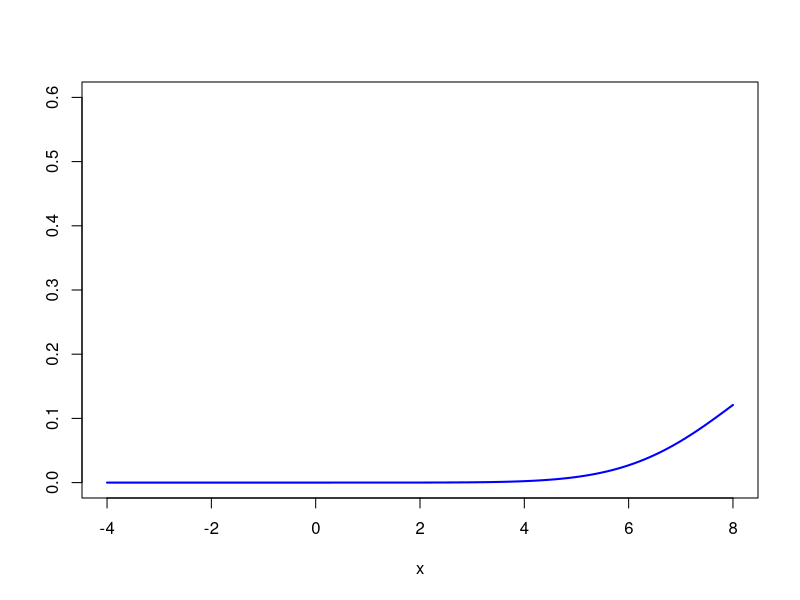
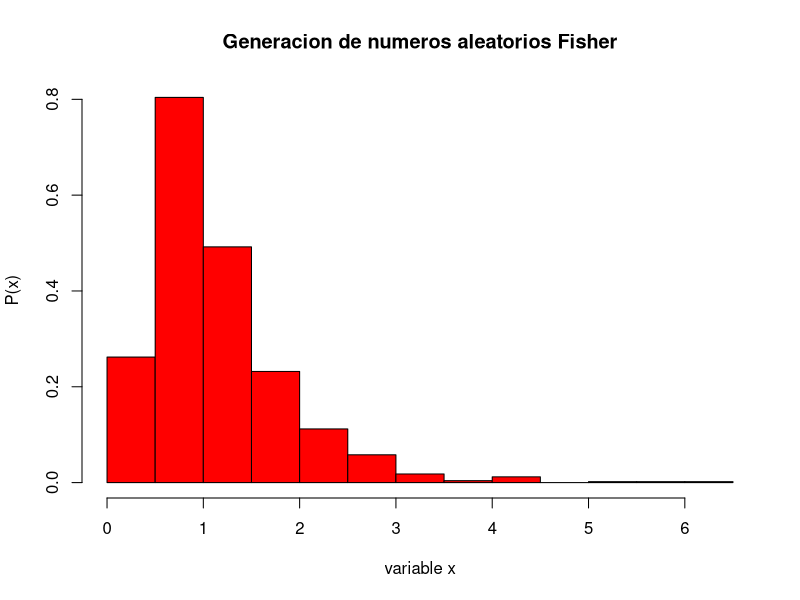
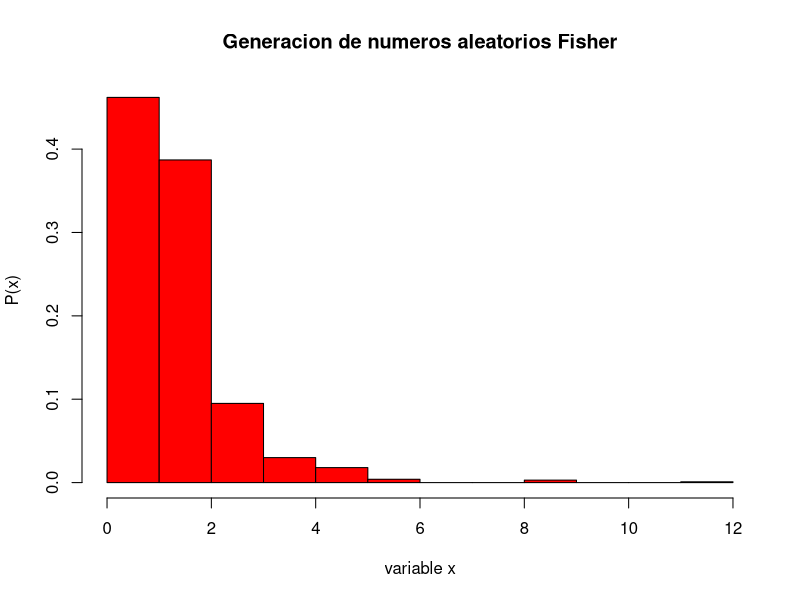
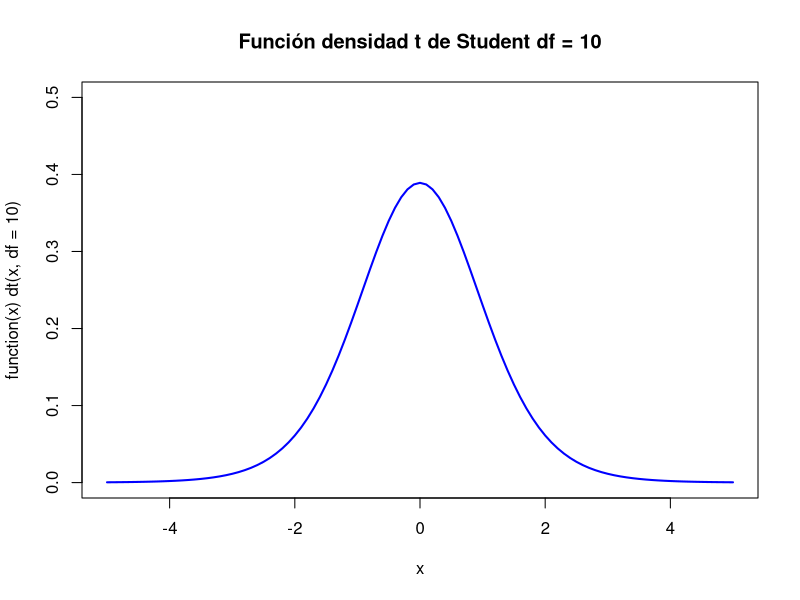
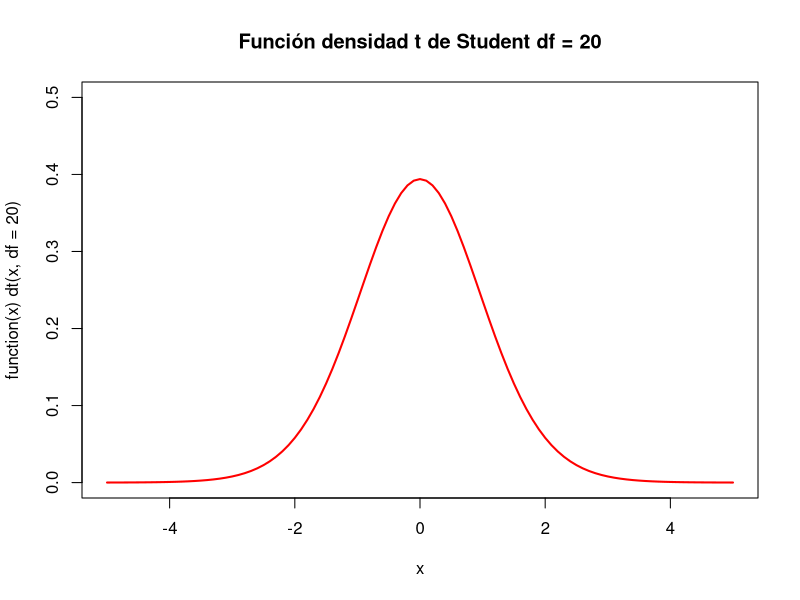
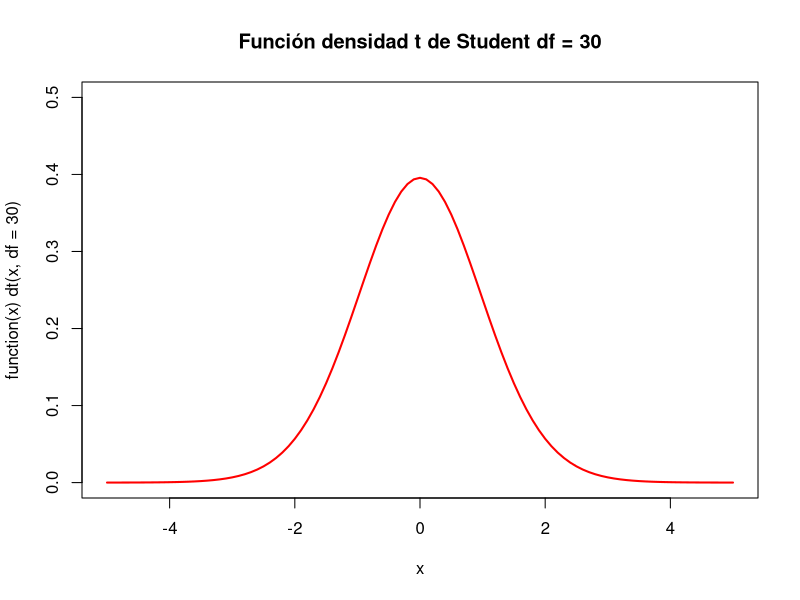
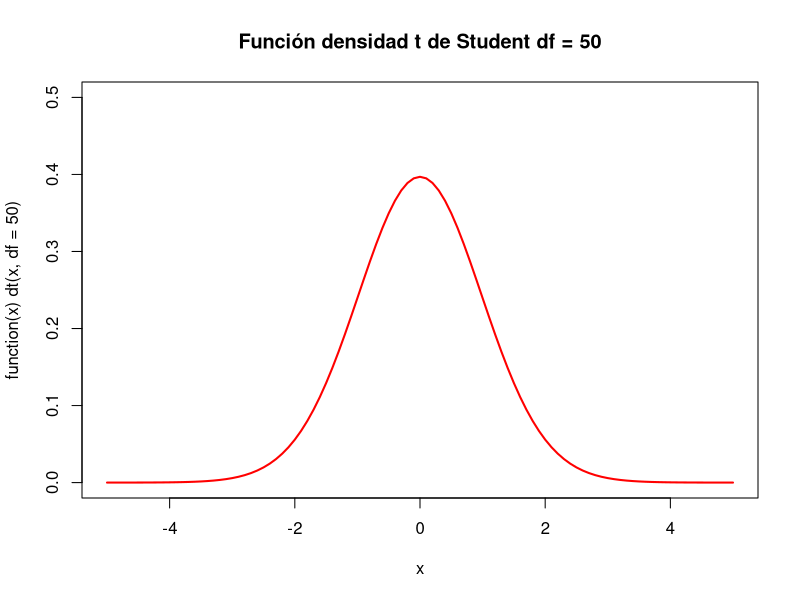
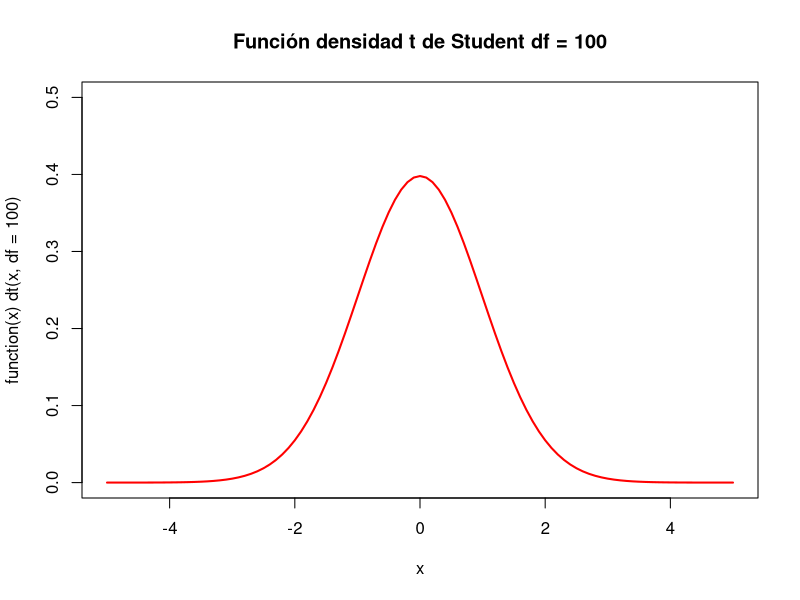

Source code (R) for these figures, in order:
# DE LUNA OCAMPO YANINA
# IPN, ESCOM
# PRÁCTICA
# PROGRAMACION PARA CIENCIA DE DATOS
# CRISTAL GALINDO DURAN

"EJERCICIO1
Realiza de forma individual los siguientes ejercico en R. Verifica qué se
obtiene con cada una de las siguientes instrucciones. Interpretar los resul."

norm <- rnorm(100,2,5)
norm

norm[1:10]
norm

dnorm(-1.96)
dnorm

dnorm(0)
dnorm

pnorm(1.959964)
pnorm

pnorm(0)
pnorm

pchisq(7,15)
pchisq

rchisq(10,12)
rchisq

rt(15,25)
rt

pt(0,25)
pt

rf(15,5,7)
rf

df(5,5,7)
df

"EJERCICIO3
Graficar una distribución normal con media de 10 y desviación estándar de 2."
x <- seq(-4, 8, 0.1)
plot(x, dnorm(x, mean = 10, sd = 2), type = "l",
     ylim = c(0, 0.6), ylab = "", lwd = 2, col = "blue")

"EJERCICIO4
Graficar una distribucion F con v1=10 y v2=20 grados de libertad. Analizar los
cambios que esta distribución tiene al invertir los grados de libertad del
numerador y del denominador."
gl.n <- 10
gl.d <- 20

varAleatoria <- rf(1000, gl.n, gl.d)
hist(varAleatoria, xlab = "variable x", ylab = "P(x)", freq = FALSE,
     main = "Generacion de numeros aleatorios Fisher", col = "red")

gl.n <- 20
gl.d <- 10

varAleatoria <- rf(1000, gl.n, gl.d)
hist(varAleatoria, xlab = "variable x", ylab = "P(x)", freq = FALSE,
     main = "Generacion de numeros aleatorios Fisher", col = "red")

"EJERCICIO5
Graficar, distribuciones T-Student con 10, 20, 30, 50 y 100 grados de libertad
Analizar los resultados obtenidos."
x <- seq(-5, 5, 1000)
plot( function(x) dt( x, df = 10), -5, 5, ylim = c( 0, 0.5),
      col = "blue", type = "l", lwd = 2,
      main = "Función densidad t de Student df = 10" )

plot( function(x) dt( x, df = 20), -5, 5, ylim = c( 0, 0.5),
      col = "red", type = "l", lwd = 2,
      main = "Función densidad t de Student df = 20" )

plot( function(x) dt( x, df = 30), -5, 5, ylim = c( 0, 0.5),
      col = "red", type = "l", lwd = 2,
      main = "Función densidad t de Student df = 30")

plot( function(x) dt( x, df = 50), -5, 5, ylim = c( 0, 0.5),
      col = "red", type = "l", lwd = 2,
      main = "Función densidad t de Student df = 50")

plot( function(x) dt( x, df = 100), -5, 5, ylim = c( 0, 0.5),
      col = "red", type = "l", lwd = 2,
      main = "Función densidad t de Student df = 100")